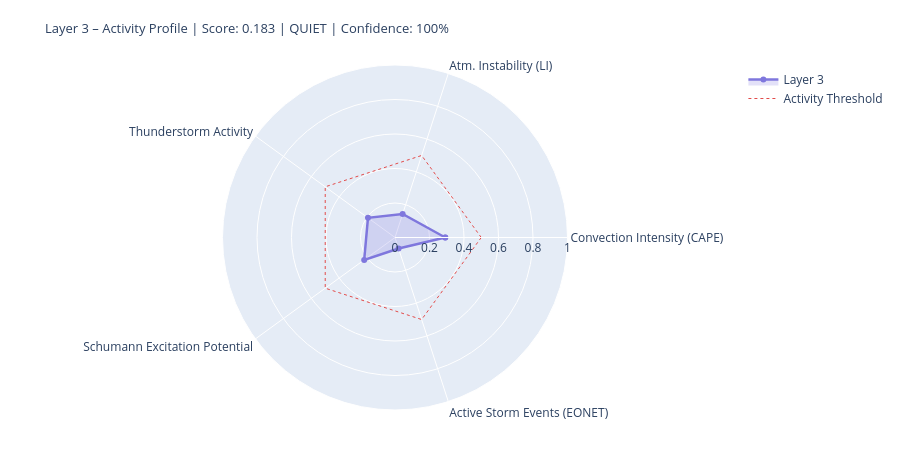

Notebook code for this chart:
### Markdown cell above
---
## 4. State Assessment & Handoff to Layer 4/5

### Code cell
# ============================================================
# LAYER-3-SCORE
# Five dynamic components
# ============================================================

def norm(v, lo, hi):
    if v is None or (isinstance(v, float) and math.isnan(v)): return None
    return round(max(0.0, min(1.0, (v - lo) / (hi - lo))), 4)

# --- 1) Convection intensity (global CAPE mean) ---
cape_mean = df_atm['cape'].dropna().mean() if not df_atm.empty else None
conv_score = norm(cape_mean, 0, 3000)
conv_src   = 'primary' if cape_mean is not None else 'missing'

# --- 2) Atmospheric instability (LI mean) ---
li_mean   = df_atm['li'].dropna().mean() if not df_atm.empty else None
# Negative LI = unstable → higher score
instab_score = norm(-li_mean if li_mean is not None else None, -6, 6)
instab_src   = 'primary' if li_mean is not None else 'missing'

# --- 3) Thunderstorm activity (mean thunder score + WMO count) ---
thunder_mean = df_atm['thunder_score'].mean() if not df_atm.empty else None
n_thunder    = int(df_atm['thunderstorm'].sum()) if not df_atm.empty else 0
thunder_score_val = norm(
    (thunder_mean or 0) * 0.7 + n_thunder * 0.1, 0, 1.0
) if thunder_mean is not None else None
thunder_src = 'primary'

# --- 4) Schumann excitation potential (weighted Schumann contribution) ---
schumann_pot = df_atm['schumann_contribution'].mean() if not df_atm.empty else None
# Boosted by Layer-2 thunderstorm trigger
if schumann_pot is not None and l2_thunder:
    schumann_pot = min(1.0, schumann_pot * 1.2)
schumann_score = norm(schumann_pot, 0, 1.0) if schumann_pot is not None else None
schumann_src   = 'derived'

# --- 5) Storm activity (NASA EONET) ---
# Distinction: None = data not loaded, 0.0 = loaded but no events
storm_score = None
storm_src   = 'missing'
if raw.get('storms') is not None:          # API reached successfully
    storm_score = norm(len(storm_events), 0, 30) if storm_events else 0.0
    storm_src   = 'primary'

# X-Ray and Kp: context only, not in dynamic score
# (X-Ray = Layer-0/4 driver; Kp = geomagnetic index, not a lightning proxy)
xray_context = None
if raw.get('xray'):
    df_xc = pd.DataFrame(raw['xray'])
    fc = next((c for c in df_xc.columns
               if any(k in c.lower() for k in ['flux','long']) and 'time' not in c.lower()),
              df_xc.columns[1])
    df_xc[fc] = pd.to_numeric(df_xc[fc], errors='coerce')
    xray_last = df_xc[fc].dropna().iloc[-1] if not df_xc[fc].dropna().empty else None
    if xray_last:
        xray_class = ('X' if xray_last>=1e-4 else 'M' if xray_last>=1e-5
                      else 'C' if xray_last>=1e-6 else 'B')
        xray_context = {'flux': float(xray_last), 'class': xray_class}
        print(f'X-Ray context: {xray_class}-class ({xray_last:.2e} W/m²)')

# --- Aggregate ---
COMPONENTS = {
    'Convection Intensity (CAPE)':  {'score': conv_score,       'source': conv_src,    'dynamic': True},
    'Atm. Instability (LI)':         {'score': instab_score,     'source': instab_src,  'dynamic': True},
    'Thunderstorm Activity':              {'score': thunder_score_val, 'source': thunder_src, 'dynamic': True},
    'Schumann Excitation Potential':   {'score': schumann_score,   'source': schumann_src,'dynamic': True},
    'Active Storm Events (EONET)': {'score': storm_score,      'source': storm_src,   'dynamic': True},
}

available   = {k: v['score'] for k, v in COMPONENTS.items() if v['score'] is not None}
unavailable = [k for k, v in COMPONENTS.items() if v['score'] is None]
layer3_score = round(sum(available.values()) / len(available), 4) if available else None
confidence   = round(len(available) / len(COMPONENTS), 2)
level = ('unknown' if layer3_score is None
         else 'quiet'   if layer3_score < 0.3
         else 'moderate' if layer3_score < 0.6
         else 'active')
dominant_l3 = max(available, key=available.get) if available else 'none'

# --- Ausgabe ---
W = 68
print('=' * W)
print('LAYER 3 – ATMOSPHERE / WEATHER / THUNDERSTORMS – STATE ASSESSMENT')
print('=' * W)
for name, comp in COMPONENTS.items():
    s = comp['score']
    if s is not None:
        bar = '█' * int(s * 20) + '░' * (20 - int(s * 20))
        print(f'  {name:<36} {bar}  {s:.3f}  [{comp["source"]}]')
    else:
        print(f'  {name:<36} {"─" * 20}  n/a   [missing]')
print('-' * W)
print(f'  Score:        {layer3_score:.3f}  ({len(available)}/{len(COMPONENTS)} components)')
print(f'  Confidence:   {confidence:.0%}')
print(f'  Level:        {level.upper()}')
print(f'  Dominant:     {dominant_l3}')
print(f'  CAPE mean:    {cape_mean:.0f} J/kg' if cape_mean else '  CAPE mean:    n/a')
print(f'  LI mean:      {li_mean:.1f} K' if li_mean is not None else '  LI mean:      n/a')
print(f'  Thunderstorms:{n_thunder} points (WMO)  +  {len(storm_events)} NASA EONET')
print('=' * W)

# Radar
cats   = list(available.keys())
vals_r = list(available.values())
if len(cats) >= 3:
    fig = go.Figure()
    fig.add_trace(go.Scatterpolar(
        r=vals_r + [vals_r[0]], theta=cats + [cats[0]],
        fill='toself', fillcolor='rgba(127,119,221,0.22)',
        line=dict(color='#7F77DD', width=2.5), name='Layer 3'
    ))
    fig.add_trace(go.Scatterpolar(
        r=[0.5] * (len(cats)+1), theta=cats + [cats[0]],
        line=dict(color='#E24B4A', dash='dot', width=1),
        mode='lines', name='Activity Threshold'
    ))
    fig.update_layout(
        title=dict(
            text=f'Layer 3 – Activity Profile | Score: {layer3_score:.3f} | {level.upper()} | Confidence: {confidence:.0%}',
            font=dict(size=13)
        ),
        polar=dict(radialaxis=dict(visible=True, range=[0, 1])),
        height=450, showlegend=True,
        margin=dict(l=60, r=60, t=65, b=40)
    )
    fig.show()

### Figure 1 — Plotly figure (JSON) as saved in the notebook; plotly's stock layout.template omitted (floating-point values rounded to 4 significant figures)
{"data": [{"fill": "toself", "fillcolor": "rgba(127,119,221,0.22)", "line": {"color": "#7F77DD", "width": 2.5}, "name": "Layer 3", "r": [0.2913, 0.1433, 0.1936, 0.2208, 0.0667, 0.2913], "theta": ["Convection Intensity (CAPE)", "Atm. Instability (LI)", "Thunderstorm Activity", "Schumann Excitation Potential", "Active Storm Events (EONET)", "Convection Intensity (CAPE)"], "type": "scatterpolar"}, {"line": {"color": "#E24B4A", "dash": "dot", "width": 1}, "mode": "lines", "name": "Activity Threshold", "r": [0.5, 0.5, 0.5, 0.5, 0.5, 0.5], "theta": ["Convection Intensity (CAPE)", "Atm. Instability (LI)", "Thunderstorm Activity", "Schumann Excitation Potential", "Active Storm Events (EONET)", "Convection Intensity (CAPE)"], "type": "scatterpolar"}], "layout": {"height": 450, "margin": {"b": 40, "l": 60, "r": 60, "t": 65}, "polar": {"radialaxis": {"range": [0, 1], "visible": true}}, "showlegend": true, "title": {"font": {"size": 13}, "text": "Layer 3 – Activity Profile | Score: 0.183 | QUIET | Confidence: 100%"}}}
